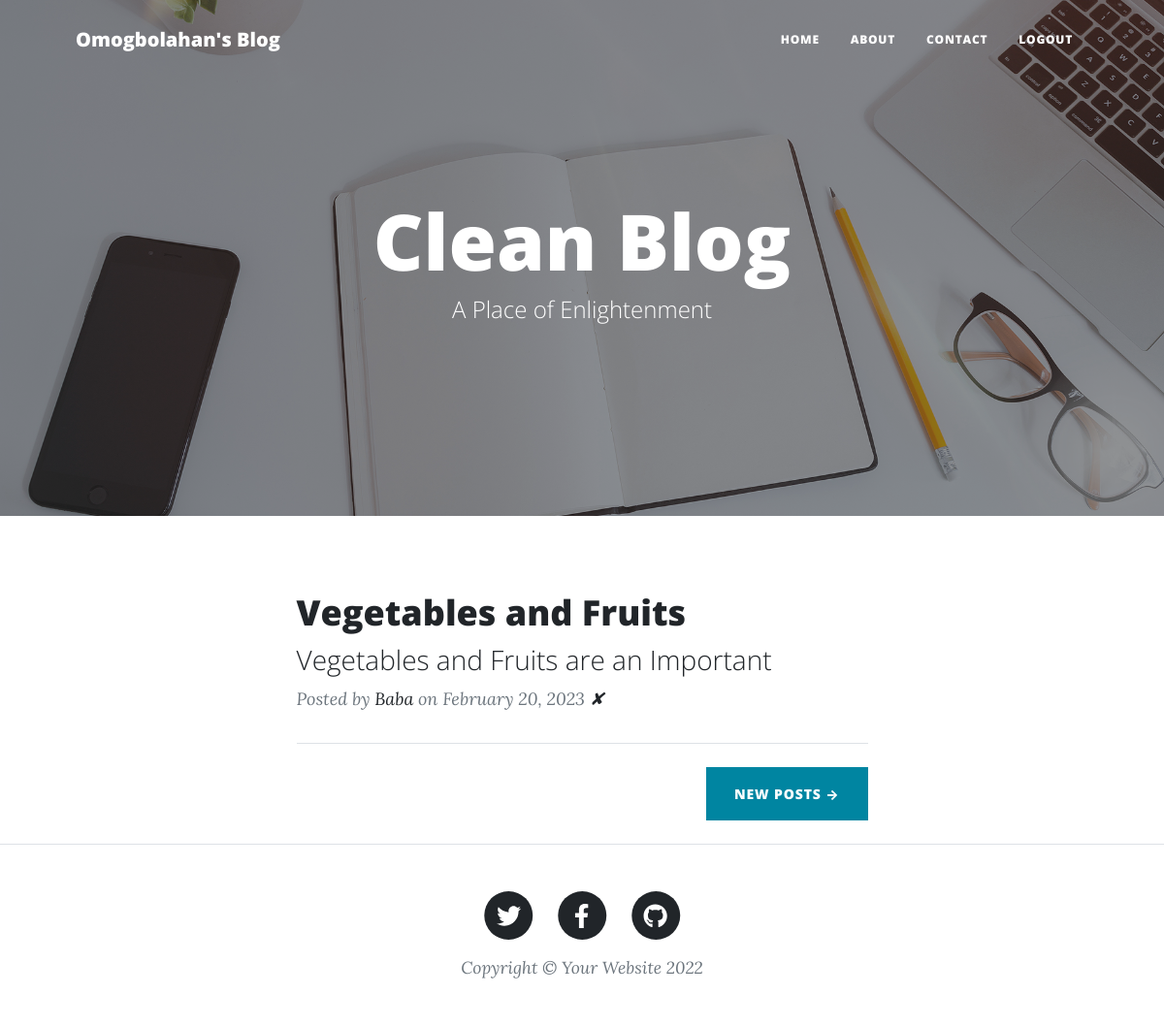
The page / (signed in) on the database its author committed.
### main.py (models this page shows)
    class BlogPost(UserMixin, db.Model):
        __tablename__ = 'blog_post'
        id = db.Column(db.Integer, primary_key=True)
        title = db.Column(db.String(250), unique=True, nullable=False)
        subtitle = db.Column(db.String(250), nullable=False)
        date = db.Column(db.String(250), nullable=False)
        body = db.Column(db.Text, nullable=False)
        img_url = db.Column(db.String(250), nullable=False)
        author = relationship("User", back_populates="posts")
        author_id = db.Column(db.Integer, db.ForeignKey("users.id"))

    class User(UserMixin, db.Model):
        __tablename__ = "users"
        id = db.Column(db.Integer, primary_key=True)
        email = db.Column(db.String(100), unique=True)
        password = db.Column(db.String(100))
        name = db.Column(db.String(100))
        posts = relationship("BlogPost", back_populates="author")

### main.py (the view)
    @app.route('/', methods=['GET'])
    def home_page():
        if current_user.is_authenticated:
            all_post = BlogPost.query.all()
            return render_template('index.html', posts=all_post, logged_in=current_user.is_authenticated, id=current_user.id)
        else:
            return render_template('authenticate-user.html')

### main.py (called while the page is built)
    @login_manager.user_loader
    def load_user(user_id):
        return User.query.get(int(user_id))

### templates/index.html (shortened to what this page needs)
<!DOCTYPE html>
<html lang="en">
    {% include 'header.html' %}
    <body>
        <nav class="navbar navbar-expand-lg navbar-light" id="mainNav">
            <div class="container px-4 px-lg-5">
                <a class="navbar-brand" href="{{url_for('home_page')}}">Omogbolahan's Blog</a>
                <div class="collapse navbar-collapse" id="navbarResponsive">
                    <ul class="navbar-nav ms-auto py-4 py-lg-0">
                        <li class="nav-item"><a class="nav-link px-lg-3 py-3 py-lg-4" href="{{url_for('home_page')}}">Home</a></li>
                        <li class="nav-item"><a class="nav-link px-lg-3 py-3 py-lg-4" href="{{url_for('about')}}">About</a></li>
                        <li class="nav-item"><a class="nav-link px-lg-3 py-3 py-lg-4" href="{{url_for('contact')}}">Contact</a></li>
                        <li class="nav-item"><a class="nav-link px-lg-3 py-3 py-lg-4" href="{{url_for('logout')}}">Logout</a></li>
                    </ul>
                </div>
            </div>
        </nav>
        <header class="masthead" style="background-image: url('static/assets/img/home-bg.jpg')">
            <div class="container position-relative px-4 px-lg-5">
                <div class="row gx-4 gx-lg-5 justify-content-center">
                    <div class="col-md-10 col-lg-8 col-xl-7">
                        <div class="site-heading">
                            <h1>Clean Blog</h1>
                            <span class="subheading">A Place of Enlightenment</span>
                        </div>
                    </div>
                </div>
            </div>
        </header>
        <div class="container px-4 px-lg-5">
            <div class="row gx-4 gx-lg-5 justify-content-center">
                <div class="col-md-10 col-lg-8 col-xl-7">
                    {% for post in posts: %}
                        <div class="post-preview">
                            <a href="{{ url_for( 'show_post', post_id=post.id) }}">
                                <h2 class="post-title">{{ post["title"] }}</h2>
                                <h3 class="post-subtitle">{{ post["subtitle"] }}</h3>
                            </a>
                            <p class="post-meta">
                                Posted by
                                <a href="#!">{{ current_user.name }}</a>
                                on {{ post['date'] }}
                                {% if id == 1: %}
                                    <a href="{{url_for('delete_post', post_id=post.id) }}">✘</a>
                                {% endif %}
                            </p>
                        </div>
                        <hr class="my-4" />
                    {% endfor %}
                    {% if id == 1: %}
                        <div class="d-flex justify-content-end mb-4">
                            <a class="btn btn-primary text-uppercase" href='{{ url_for("new_post") }}'>New Posts →</a>
                        </div>
                    {% endif %}
                </div>
            </div>
        </div>
        {% include 'footer.html' %}
    </body>
</html>

### templates/header.html (shortened to what this page needs)
<head>
        <link href="{{url_for('static', filename='css/styles.css')}}" rel="stylesheet" />
</head>

### templates/footer.html
<footer class="border-top">
            <div class="container px-4 px-lg-5">
                <div class="row gx-4 gx-lg-5 justify-content-center">
                    <div class="col-md-10 col-lg-8 col-xl-7">
                        <ul class="list-inline text-center">
                            <li class="list-inline-item">
                                <a href="#!">
                                    <span class="fa-stack fa-lg">
                                        <i class="fas fa-circle fa-stack-2x"></i>
                                        <i class="fab fa-twitter fa-stack-1x fa-inverse"></i>
                                    </span>
                                </a>
                            </li>
                            <li class="list-inline-item">
                                <a href="#!">
                                    <span class="fa-stack fa-lg">
                                        <i class="fas fa-circle fa-stack-2x"></i>
                                        <i class="fab fa-facebook-f fa-stack-1x fa-inverse"></i>
                                    </span>
                                </a>
                            </li>
                            <li class="list-inline-item">
                                <a href="#!">
                                    <span class="fa-stack fa-lg">
                                        <i class="fas fa-circle fa-stack-2x"></i>
                                        <i class="fab fa-github fa-stack-1x fa-inverse"></i>
                                    </span>
                                </a>
                            </li>
                        </ul>
                        <div class="small text-center text-muted fst-italic">Copyright &copy; Your Website 2022</div>
                    </div>
                </div>
            </div>
</footer>

### rows shown on the page
BlogPost: title "Vegetables and Fruits", subtitle "Vegetables and Fruits are an Important", date "February 20, 2023"
User: name "Baba"
